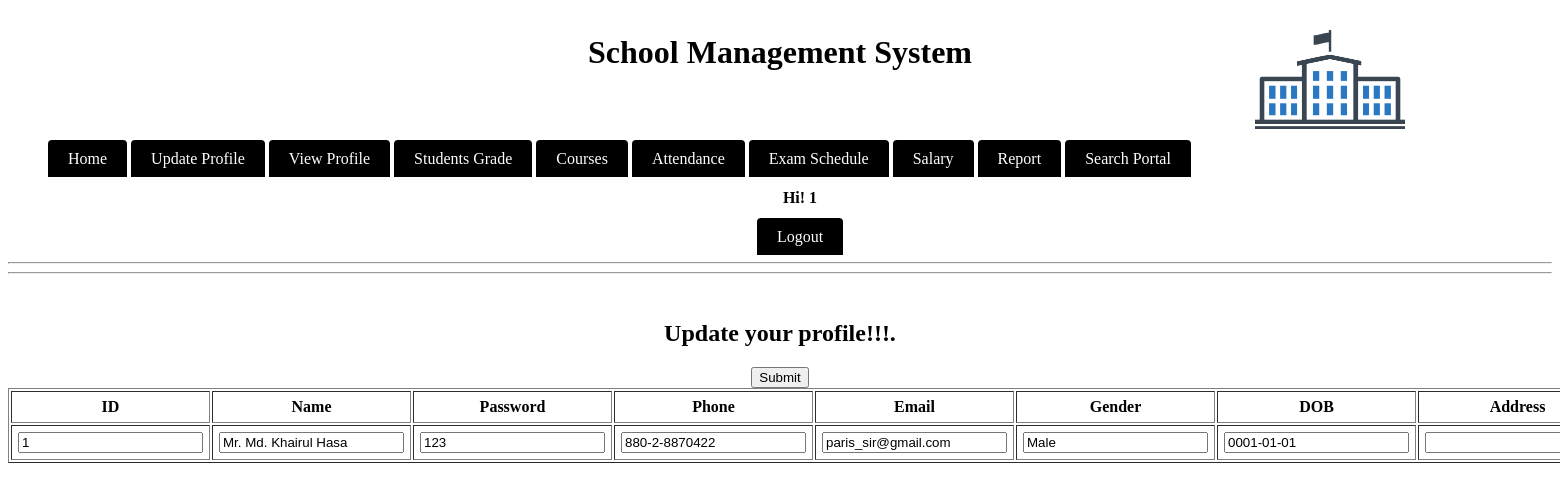
Page /module/teacher/updateTeacher.php (signed in) on the committed database.
### tables this page shows
CREATE TABLE `teachers` (
  `id` varchar(20) NOT NULL,
  `name` varchar(20) NOT NULL,
  `password` varchar(20) NOT NULL,
  `phone` varchar(13) NOT NULL,
  `email` varchar(20) NOT NULL,
  `address` varchar(30) NOT NULL,
  `sex` varchar(7) NOT NULL,
  `dob` date NOT NULL,
  `hiredate` date NOT NULL,
  `salary` double NOT NULL
);

### module/teacher/main.php (called while the page is built, shortened)
<?php
$check=$_SESSION['login_id'];
?>

### module/teacher/searchForUpdateTeacher.php (the view)
<?php
include_once('main.php');
include_once('../../service/mysqlcon.php');
$string = "<tr>
    <th>ID</th>
    <th>Name</th>
    <th>Password</th>
    <th>Phone</th>
    <th>Email</th>
    <th>Gender</th>
    <th>DOB</th>
    <th>Address</th>
</tr>";
$sql = "SELECT * FROM teachers WHERE id='$check';";
$res = mysqli_query($link,$sql);
while($row = mysqli_fetch_array($res)){
    $string .= "<tr><td><input value='".$row['id']."'name='id' readonly >".
    "</td><td><input type='text' value='".$row['name']."'name='name' readonly>".
    "</td><td><input type='text' value='".$row['password']."'name='password'>".
    "</td><td><input type='text' value='".$row['phone']."'name='phone'>".
    "</td><td><input type='text' value='".$row['email']."'name='email'>".
    "</td><td><input type='text' value='".$row['sex']."'name='gender' readonly>".
    "</td><td><input type='text' value='".$row['dob']."'name='dob' readonly>".
    "</td><td><input type='text' value='".$row['address']."'name='address'>".
    "</td></tr>";
}
echo $string."<input type='submit' name='submit'value='Submit'>";
?>

### rows in the picture
teachers: id "1", name "Mr. Md. Khairul Hasa", password "123", phone "880-2-8870422", email "paris_sir@gmail.com", gender "Male", dob "0001-01-01"

### other values in the picture
$check "1"
